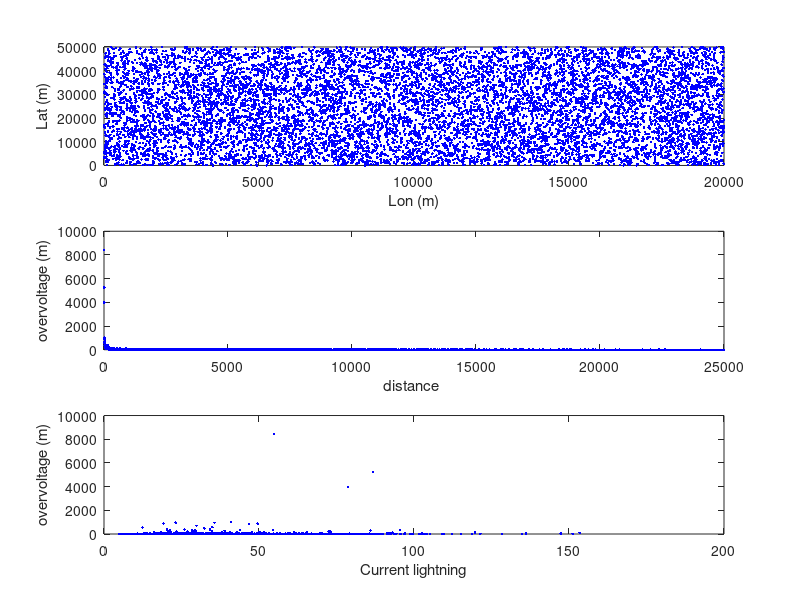

MATLAB code for this plot:
clear;
clc;

N = 10000;

for i = 1:N
    data(i,1) = rand*20000;
    data(i,2) = rand*50000;
end

subplot(3,1,1);
plot(data(:,1),data(:,2),'b. ');
xlabel('Lon (m)')
ylabel('Lat (m)')

%calc stats

mediaX = mean(data(:,1));
medianaX = median(data(:,1));

mediaY = mean(data(:,2));
medianaY = median(data(:,2));


%calc ground flash density

%lightning current dis
mu=log(27.7); %peak current value > for any LLC
sigma=0.461; % standadr deviation

c = 3e8; %sp of light

%calc overvoltages due to near strike

h = 15; %(m)

%power line location in horizontal plane

y_loc = 25000;



for i = 1:1:N
    data(i,1) = rand*20000; % x
    data(i,2) = rand*50000; % y
    data(i,3) = lognrnd(mu,sigma); %random log normal distribution
    data(i,4) = c/(sqrt(1+(500/data(i,3)))); %return stroke

    test(i,1) = log(data(i,3)); % log (I) to calculate
    
    %check if not a direct strike


    d(i,1) = abs(y_loc - data(i,2));

    data(i,5) = 30*(1+(data(i,4)/c)/sqrt(2-(data(i,4)/c)^2))*(h*data(i,3)/d(i,1)); %overvoltage value for each strike
    test(i,2) = log(data(i,5)); 
end

%plot histogram to see log normal distribution


subplot(3,1,2);
plot(d(:,1),data(:,5),'b. ');
xlabel('distance ')
ylabel('overvoltage (m)')

subplot(3,1,3);
plot(data(:,3),data(:,5),'b. '); % doesnt make a lot of sense because also depends of DISTANCE so , if there is a grat induced overvoltage it could be that its just too close to the power line
xlabel('Current lightning')
ylabel('overvoltage (m)')

% subplot(3,1,3);
% plot(data(:,3)./d(:,1),data(:,5),'b. '); % doesnt make a lot of sense because also depends of DISTANCE so , if there is a grat induced overvoltage it could be that its just too close to the power line
% xlabel('Current lightning')
% ylabel('overvoltage (m)')






